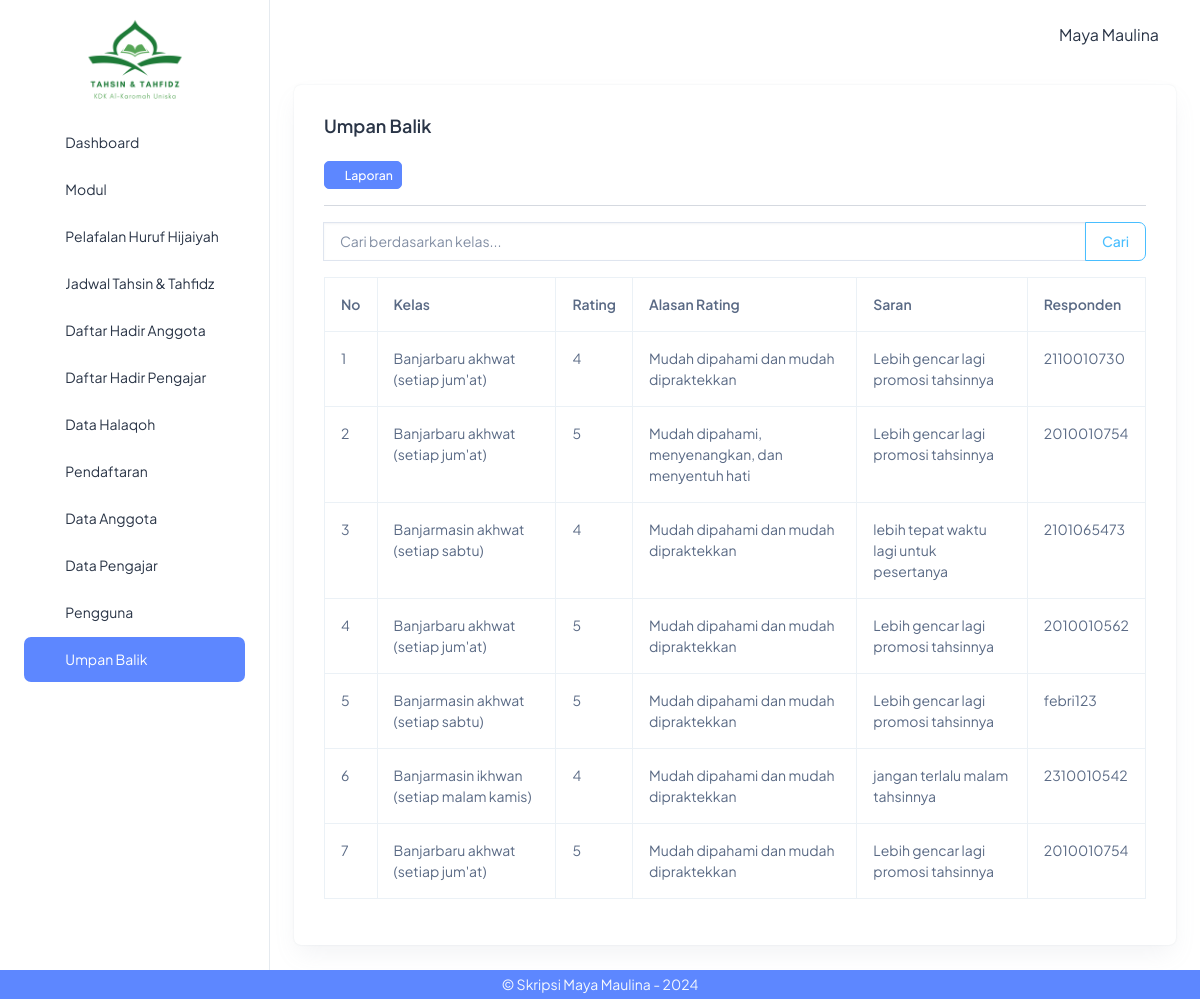
Screenshot of /index.php?page=umpanbalik_read (signed in) with the database file from the repository.
### tables this page shows
CREATE TABLE `umpan_balik` (
  `id_umpanbalik` int(11) NOT NULL,
  `kelas` varchar(50) NOT NULL,
  `rating` int(5) NOT NULL,
  `alasan_rating` varchar(200) NOT NULL,
  `saran` varchar(250) NOT NULL,
  `responden` varchar(100) NOT NULL
);

### umpan_balik/umpanbalik_read.php (the view, shortened to what this page needs)
<div class="container-fluid">
    <div class="card">
        <div class="card-body">
            <h5 class="card-title fw-semibold mb-4">Umpan Balik</h5>
            <?php if ($_SESSION['status'] != 'Anggota') { ?>
                <a href="?page=umpanbalik_report" class="btn btn-primary btn-sm"><i class="ti ti-report"></i> Laporan</a>
            <?php } ?>
            <hr>
            <form method="GET" action="index.php">
                <div class="input-group mb-3">
                    <input type="text" name="search" class="form-control" placeholder="Cari berdasarkan kelas..." value="<?= isset($_GET['search']) ? htmlspecialchars($_GET['search']) : '' ?>">
                    <button class="btn btn-outline-secondary" type="submit">Cari</button>
                </div>
            </form>
            <table class="table table-hover table-bordered">
                <thead>
                    <tr>
                        <th>No</th>
                        <th>Kelas</th>
                        <th>Rating</th>
                        <th>Alasan Rating</th>
                        <th>Saran</th>
                        <?php if ($_SESSION['status'] == 'Admin') { ?>
                            <th>Responden</th>
                        <?php } ?>
                    </tr>
                </thead>
                <tbody>
                    <?php
                    $no = 1;
                    $query = "SELECT * FROM umpan_balik WHERE 1=1";
                    $data = mysqli_query($koneksi, $query);
                    while ($row = mysqli_fetch_array($data)) {
                    ?>
                        <tr>
                            <td><?= $no++ ?></td>
                            <td><?= $row['kelas'] ?></td>
                            <td><?= $row['rating'] ?></td>
                            <td><?= $row['alasan_rating'] ?></td>
                            <td><?= $row['saran'] ?></td>
                            <?php if ($_SESSION['status'] == 'Admin') { ?>
                                <td><?= $row['responden'] ?></td>
                            <?php } ?>
                        </tr>
                    <?php } ?>
                </tbody>
            </table>
        </div>
    </div>
</div>

### template/sidebar.php (style rules this page uses)
a { text-decoration: none; color: #2a3547; }

### rows the page displays
umpan_balik: kelas "Banjarbaru akhwat (setiap jum'at)", rating "4", alasan_rating "Mudah dipahami dan mudah dipraktekkan", saran "Lebih gencar lagi promosi tahsinnya", responden "2110010730"
umpan_balik: kelas "Banjarbaru akhwat (setiap jum'at)", rating "5", alasan_rating "Mudah dipahami, menyenangkan, dan menyentuh hati", saran "Lebih gencar lagi promosi tahsinnya", responden "2010010754"
umpan_balik: kelas "Banjarmasin akhwat (setiap sabtu)", rating "4", alasan_rating "Mudah dipahami dan mudah dipraktekkan", saran "lebih tepat waktu lagi untuk pesertanya", responden "2101065473"
umpan_balik: kelas "Banjarbaru akhwat (setiap jum'at)", rating "5", alasan_rating "Mudah dipahami dan mudah dipraktekkan", saran "Lebih gencar lagi promosi tahsinnya", responden "2010010562"
umpan_balik: kelas "Banjarmasin akhwat (setiap sabtu)", rating "5", alasan_rating "Mudah dipahami dan mudah dipraktekkan", saran "Lebih gencar lagi promosi tahsinnya", responden "febri123"
umpan_balik: kelas "Banjarmasin ikhwan (setiap malam kamis)", rating "4", alasan_rating "Mudah dipahami dan mudah dipraktekkan", saran "jangan terlalu malam tahsinnya", responden "2310010542"
umpan_balik: kelas "Banjarbaru akhwat (setiap jum'at)", rating "5", alasan_rating "Mudah dipahami dan mudah dipraktekkan", saran "Lebih gencar lagi promosi tahsinnya", responden "2010010754"

### other values shown
$_SESSION['nama'] "Maya Maulina"
